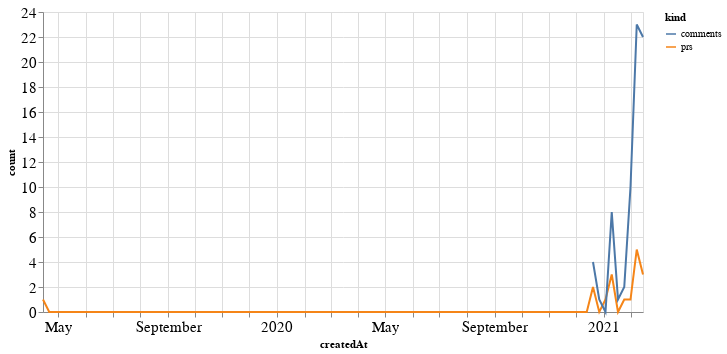

Notebook code for this chart:
### Code cell
alt.Chart(total_time, width=600).mark_line().encode(
    x='createdAt',
    y='count',
    color='kind'
)

### Figure 1 — Vega-Lite specification as saved in the notebook (floating-point values rounded to 4 significant figures; data arrays with more than 128 entries replaced by an {"elided": "..."} marker saying what was removed)
{"config": {"axisLeft": {"labelFontSize": 15}, "axisBottom": {"labelFontSize": 15}}, "data": {"name": "data-36e414a4589e3f9a13a629465e3b73e6"}, "mark": "line", "encoding": {"color": {"type": "nominal", "field": "kind"}, "x": {"type": "temporal", "field": "createdAt"}, "y": {"type": "quantitative", "field": "count"}}, "width": 600, "$schema": "https://vega.github.io/schema/vega-lite/v4.8.1.json", "datasets": {"data-36e414a4589e3f9a13a629465e3b73e6": {"elided": "194 records"}}}
